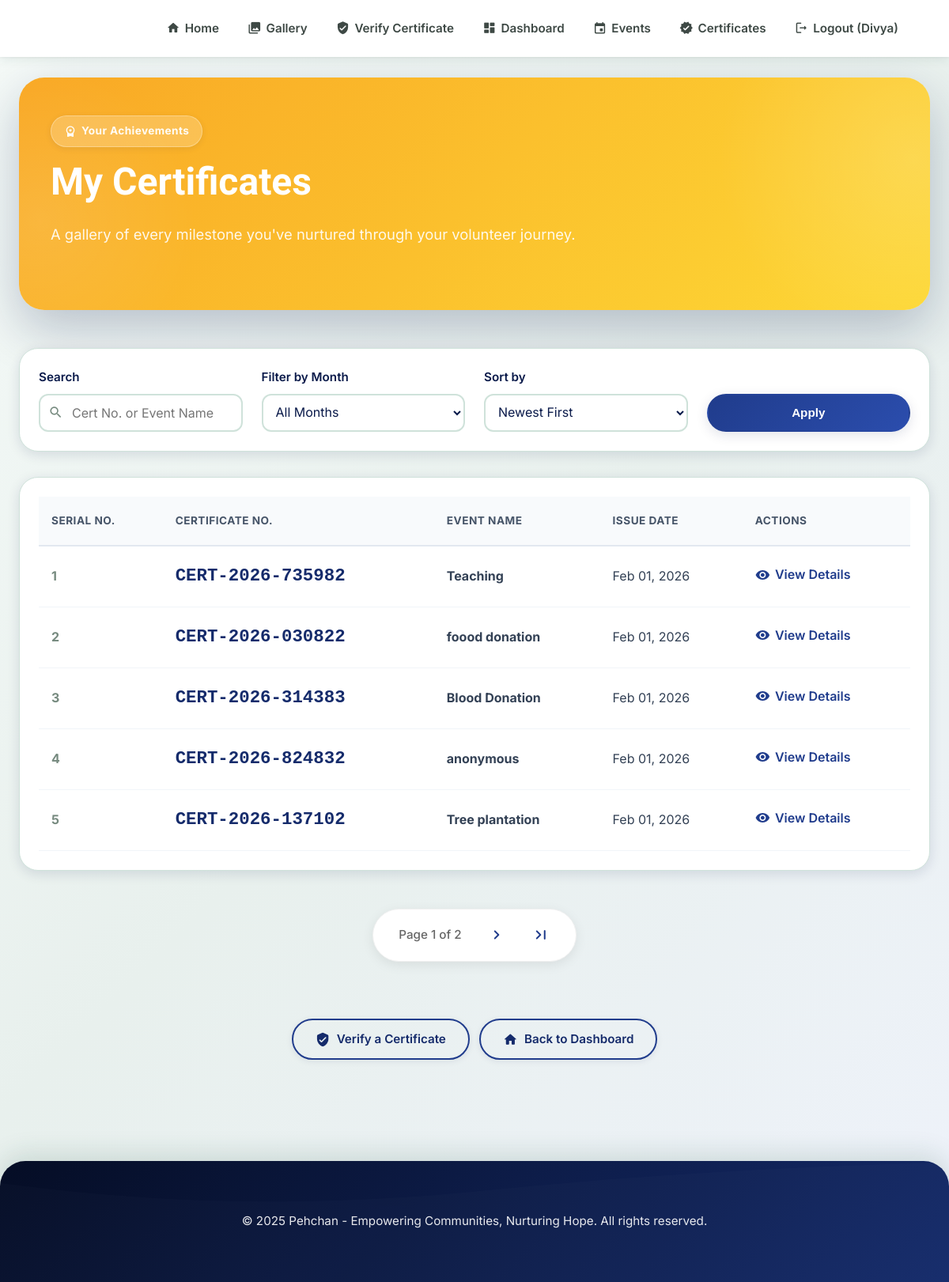
The page /certificates/ (signed in) on the database as committed earlier.
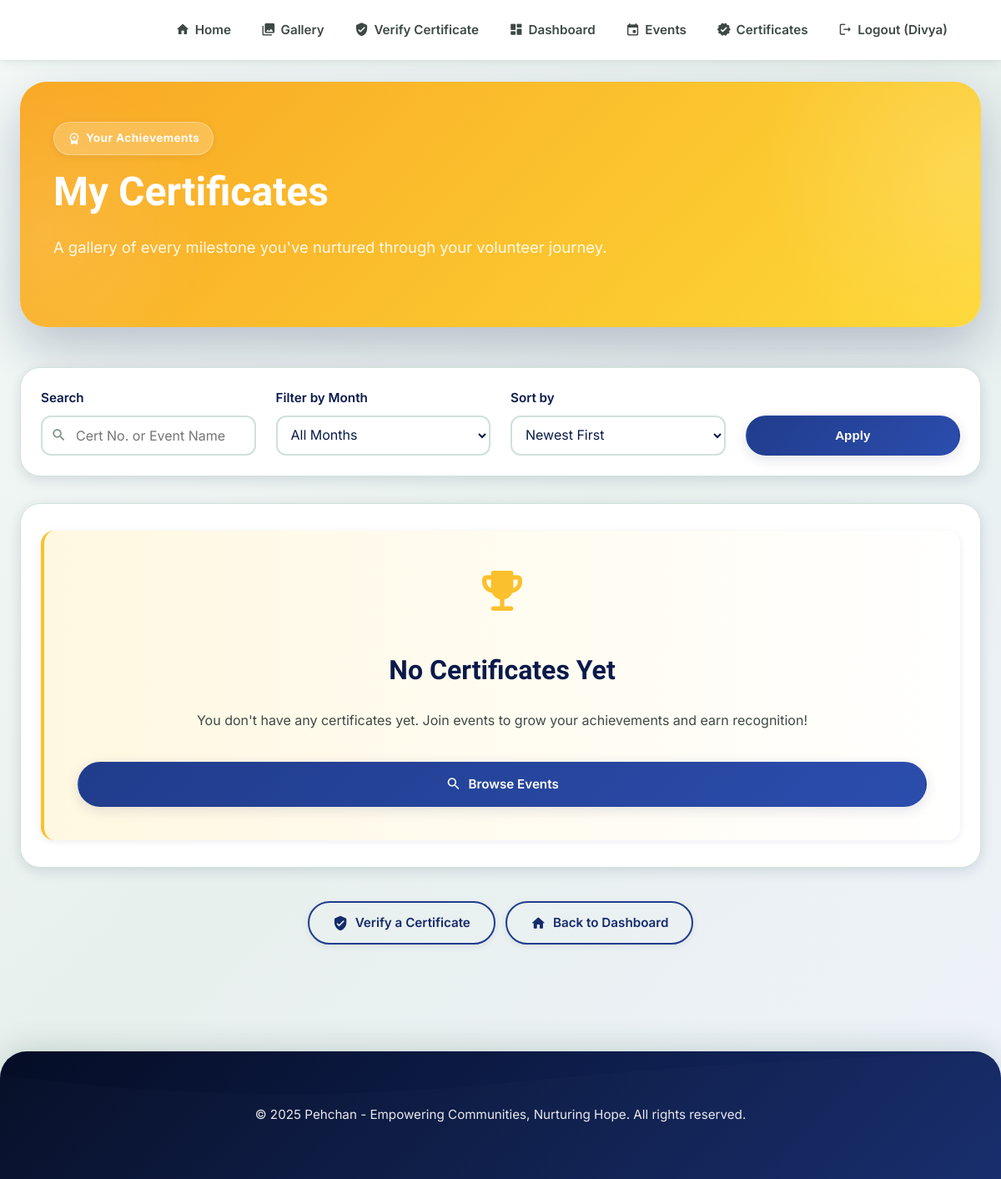
The same page on the database as committed later.
### pehchan/models.py (models this page shows, shortened)
class Certificate(models.Model):
    event = models.ForeignKey(Event, on_delete=models.CASCADE, related_name='certificates')
    volunteer = models.ForeignKey(EventVolunteer, on_delete=models.CASCADE, related_name='certificates')
    certificate_number = models.CharField(max_length=50, unique=True, null=True, blank=True)
    issue_date = models.DateField(default=timezone.now)
    file = models.FileField(upload_to='certificates/', blank=True, null=True)
    class Meta:
        unique_together = ['event', 'volunteer']
        ordering = ['-issue_date']

class Event(models.Model):
    STATUS_CHOICES = [
        ('upcoming', 'Upcoming'),
        ('ongoing', 'Ongoing'),
        ('completed', 'Completed'),
    ]
    name = models.CharField(max_length=200)
    description = models.TextField()
    event_date = models.DateField()
    location = models.CharField(max_length=200)
    image = models.ImageField(upload_to='event_images/', blank=True, null=True)
    status = models.CharField(max_length=20, choices=STATUS_CHOICES, default='upcoming')
    created_by = models.ForeignKey(
        User,
        on_delete=models.SET_NULL,
        null=True,
        blank=True,
        related_name='events_created'
    )
    created_at = models.DateTimeField(auto_now_add=True)
    updated_at = models.DateTimeField(auto_now=True)
    class Meta:
        ordering = ['-event_date']

### pehchan/views.py (the view)
# urls.py: path('certificates/', views.CertificateListView.as_view(), name='certificate_list'),
class CertificateListView(LoginRequiredMixin, ListView):
    model = Certificate
    template_name = 'certificate_list.html'
    context_object_name = 'certificates'
    paginate_by = 5
    def get_queryset(self):
        queryset = Certificate.objects.filter(
            volunteer__user=self.request.user
        ).select_related('event', 'volunteer')
        search = self.request.GET.get('search')
        if search:
            queryset = queryset.filter(
                Q(certificate_number__icontains=search) |
                Q(event__name__icontains=search)
            )
        month = self.request.GET.get('month')
        if month and month.isdigit():
            queryset = queryset.filter(issue_date__month=int(month))
        sort = self.request.GET.get('sort', 'newest')
        if sort == 'oldest':
            queryset = queryset.order_by('issue_date', 'id')
        else:
            queryset = queryset.order_by('-issue_date', '-id')
        return queryset
    def get_context_data(self, **kwargs):
        context = super().get_context_data(**kwargs)
        context['search_query'] = self.request.GET.get('search', '')
        context['current_month'] = self.request.GET.get('month', '')
        context['current_sort'] = self.request.GET.get('sort', 'newest')
        context['months'] = [
            ('1', 'January'), ('2', 'February'), ('3', 'March'), ('4', 'April'),
            ('5', 'May'), ('6', 'June'), ('7', 'July'), ('8', 'August'),
            ('9', 'September'), ('10', 'October'), ('11', 'November'), ('12', 'December')
        ]
        return context

### templates/certificate_list.html (shortened to what this page needs)
{% extends 'base.html' %}
{% block content %}
<div class="dashboard-hero" style="padding: 48px 40px; background: linear-gradient(135deg, var(--secondary-600), var(--secondary-400));">
    <div class="dashboard-hero-content">
        <span class="badge-chip" style="background: rgba(255, 255, 255, 0.2); color: rgba(255, 255, 255, 0.95); border-color: rgba(255, 255, 255, 0.3);">
            <span class="material-icons-round">workspace_premium</span> Your Achievements
        </span>
        <h1>My Certificates</h1>
        <p>A gallery of every milestone you've nurtured through your volunteer journey.</p>
    </div>
</div>
<div class="dashboard-section">
    <div class="surface-card" style="margin-bottom: 2rem; padding: 1.5rem;">
        <form method="GET" action="." style="display: grid; grid-template-columns: repeat(auto-fit, minmax(200px, 1fr)); gap: 1.5rem; align-items: end;">
            <div class="form-field">
                <label class="form-label">Search</label>
                <div style="position: relative;">
                    <span class="material-icons-round" style="position: absolute; left: 12px; top: 50%; transform: translateY(-50%); color: var(--text-tertiary); font-size: 1.2rem;">search</span>
                    <input type="text" name="search" value="{{ search_query }}" placeholder="Cert No. or Event Name"
                        style="padding-left: 40px; border-radius: var(--radius-md); border: 2px solid var(--neutral-200); width: 100%; height: 48px;">
                </div>
            </div>
            <div class="form-field">
                <label class="form-label">Filter by Month</label>
                <select name="month" style="border-radius: var(--radius-md); border: 2px solid var(--neutral-200); width: 100%; height: 48px; padding: 0 12px;">
                    <option value="">All Months</option>
                </select>
            </div>
            <div class="form-field">
                <label class="form-label">Sort by</label>
                <select name="sort" style="border-radius: var(--radius-md); border: 2px solid var(--neutral-200); width: 100%; height: 48px; padding: 0 12px;">
                    <option value="newest" {% if current_sort == 'newest' %}selected{% endif %}>Newest First</option>
                </select>
            </div>
            <div style="display: flex; gap: 10px;">
                <button type="submit" class="pill-button pill-button--primary" style="height: 48px; flex: 1;">
                    Apply
                </button>
            </div>
        </form>
    </div>
    {% if certificates %}
        <div class="table-card surface-card">
            <table class="data-table">
                <thead>
                    <tr>
                        <th>Serial No.</th>
                        <th>Certificate No.</th>
                        <th>Event Name</th>
                        <th>Issue Date</th>
                        <th>Actions</th>
                    </tr>
                </thead>
                <tbody>
                    {% for certificate in certificates %}
                    <tr>
                        <td style="font-weight: 700; color: var(--text-tertiary);">
                            {{ page_obj.start_index|add:forloop.counter0 }}
                        </td>
                        <td><span class="cert-no">{{ certificate.certificate_number }}</span></td>
                        <td><strong>{{ certificate.event.name }}</strong></td>
                        <td>{{ certificate.issue_date|date:"M d, Y" }}</td>
                        <td>
                            <a href="{% url 'certificate_detail' certificate.pk %}" class="view-link">
                                <span class="material-icons-round" style="font-size: 1.2rem;">visibility</span>
                                View Details
                            </a>
                        </td>
                    </tr>
                    {% endfor %}
                </tbody>
            </table>
        </div>
        {% if is_paginated %}
        <div class="pagination-wrapper">
            <div class="pagination">
                <div class="pagination-info">
                    Page {{ page_obj.number }} of {{ page_obj.paginator.num_pages }}
                </div>
                {% if page_obj.has_next %}
                    <a href="?page={{ page_obj.next_page_number }}{% if current_sort %}&sort={{ current_sort }}{% endif %}" class="pagination-btn">
                        <span class="material-icons-round">chevron_right</span>
                    </a>
                    <a href="?page={{ page_obj.paginator.num_pages }}{% if current_sort %}&sort={{ current_sort }}{% endif %}" class="pagination-btn">
                        <span class="material-icons-round">last_page</span>
                    </a>
                {% endif %}
            </div>
        </div>
        {% endif %}
    {% else %}
        <div class="surface-card">
            <div class="mdl-card__supporting-text">
                <div class="info-panel info-panel--sun" style="text-align: center; padding: 40px;">
                    <span class="material-icons-round" style="font-size: 4rem; color: var(--secondary-500); margin-bottom: 16px;">emoji_events</span>
                    <h3 style="margin: 12px 0;">No Certificates Yet</h3>
                    <p style="color: var(--text-secondary); margin-bottom: 20px;">You don't have any certificates yet. Join events to grow your achievements and earn recognition!</p>
                    <a href="{% url 'event_list' %}" class="pill-button pill-button--primary">
                        <span class="material-icons-round">search</span> Browse Events
                    </a>
                </div>
            </div>
        </div>
    {% endif %}
</div>
<div style="display: flex; justify-content: center; gap: 12px; margin-top: 40px; flex-wrap: wrap;">
    <a href="{% url 'certificate_verify' %}" class="pill-button pill-button--outline">
        <span class="material-icons-round">verified_user</span> Verify a Certificate
    </a>
    <a href="{% url 'dashboard' %}" class="pill-button pill-button--outline">
        <span class="material-icons-round">home</span> Back to Dashboard
    </a>
</div>
{% endblock %}

### templates/base.html (shortened to what this page needs)
{% load static %}
<!DOCTYPE html>
<html lang="en">
<head>
    <link rel="stylesheet" href="{% static 'CSS/style.css' %}">
</head>
<body>
    <header class="mdl-layout__header primary-app-bar">
        <div class="mdl-layout__header-row">
            <nav class="mdl-navigation">
                <a class="mdl-navigation__link" href="{% url 'home' %}">
                    <span class="material-icons-round">home</span>
                    Home
                </a>
                <a class="mdl-navigation__link" href="{% url 'public_gallery' %}">
                    <span class="material-icons-round">collections</span>
                    Gallery
                </a>
                <a class="mdl-navigation__link" href="{% url 'public_certificate_verify' %}">
                    <span class="material-icons-round">verified_user</span>
                    Verify Certificate
                </a>
                {% if user.is_authenticated %}
                <a class="mdl-navigation__link" href="{% url 'dashboard' %}">
                    <span class="material-icons-round">dashboard</span>
                    Dashboard
                </a>
                <a class="mdl-navigation__link" href="{% url 'event_list' %}">
                    <span class="material-icons-round">event</span>
                    Events
                </a>
                <a class="mdl-navigation__link" href="{% url 'certificate_list' %}">
                    <span class="material-icons-round">verified</span>
                    Certificates
                </a>
                <a class="mdl-navigation__link" href="{% url 'logout' %}">
                    <span class="material-icons-round">logout</span>
                    Logout ({{ user.username }})
                </a>
                {% endif %}
            </nav>
        </div>
    </header>
    <main class="page-content1">
        {% block content %}{% endblock %}
    </main>
    <footer class="footer">
        <p class="georgia-brand">&copy; 2025 Pehchan - Empowering Communities, Nurturing Hope.
            All rights reserved.</p>
    </footer>
</body>
</html>

### static/CSS/style.css (style rules this page uses)
* { margin: 0; padding: 0; box-sizing: border-box; }
body { font-family: 'Poppins', sans-serif; line-height: 1.6; color: #333; overflow-x: hidden; margin: 0; padding: 0; }
html { overflow-x: hidden; scroll-behavior: smooth; }
.footer { background: #1d1844; color: #fff; padding: 3rem 0 1rem; }

Rows that differ between the two databases and show on the page:
removed Certificate: start_index|add "1", certificate_number "CERT-2026-735982", event.name "Teaching", issue_date "Feb 01, 2026"
removed Certificate: start_index|add "2", certificate_number "CERT-2026-030822", event.name "foood donation", issue_date "Feb 01, 2026"
removed Certificate: start_index|add "3", certificate_number "CERT-2026-314383", event.name "Blood Donation", issue_date "Feb 01, 2026"
removed Certificate: start_index|add "4", certificate_number "CERT-2026-824832", event.name "anonymous", issue_date "Feb 01, 2026"
removed Certificate: start_index|add "5", certificate_number "CERT-2026-137102", event.name "Tree plantation", issue_date "Feb 01, 2026"
Other text that changed with them:
{{ page_obj.number }}: "1" → (not shown)
{{ page_obj.paginator.num_pages }}: "2" → (not shown)
text no longer shown: "SERIAL NO. CERTIFICATE NO. EVENT NAME ISSUE DATE ACTIONS Page of"
text now shown: "emoji_events No Certificates Yet You don't have any certificates yet. Join events to grow your achievements and earn recognition! Browse Events"
